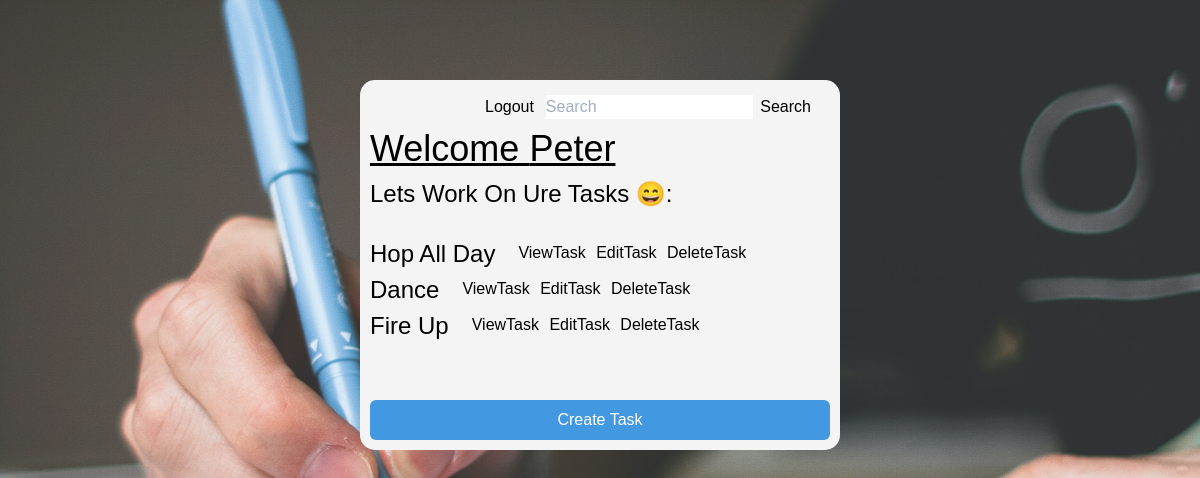
/Tasks (signed in), run on the app's committed database.
### to_do_listapp/models.py (models this page shows, shortened)
class User(AbstractUser):
    pass

class Task(models.Model):
    TASK_CHOICES=(
        ('complete', 'Complete'),
        ('incomplete','Incomplete'),
    )
    user = models.ForeignKey(User, on_delete=models.CASCADE, null=True, blank=True)
    title = models.CharField(max_length=100, null=True)
    description = models.TextField(null=True, blank=True)
    status = models.CharField(choices=TASK_CHOICES, max_length=10, null=True, blank=True)
    created_at = models.DateTimeField(auto_now_add=True)

### to_do_listapp/views.py (the view)
# urls.py: path('Tasks', views.Tasklist.as_view(), name='task-list'),
class Tasklist(LoginRequiredMixin, generic.ListView):
    template_name = 'index.html'
    context_object_name = 'task'
    def get_context_data(self, **kwargs):
        context = super(Tasklist, self).get_context_data(**kwargs)
        queryset = Task.objects.filter(user = self.request.user)
        search_input = self.request.GET.get('search') or ''
        if search_input:
            context['task'] = queryset.filter(title__icontains = search_input)
            context['search'] = search_input
        context.update({
            'incomplete': queryset.filter(status = 'incomplete').count() or queryset.filter(status__isnull=True).count()
        })
        return context
    def get_queryset(self):
        queryset = Task.objects.filter(user = self.request.user)
        return queryset

### to_do_listapp/templates/index.html (shortened to what this page needs)
<!DOCTYPE html>
<html lang="en">
<head>
    <link href="https://unpkg.com/tailwindcss@^1.0/dist/tailwind.min.css" rel="stylesheet">
    {% load static %}
    <link rel="stylesheet" href="{% static 'styless.css' %}">
</head>
<body>
    {% block content %}
    <div class="container">
        <div class="mt-20">
        <div class="boxx">
            <div class="header">
            <p> <a href="{% url 'logout' %}"><button class="text-black hover:bg-blue-600 rounded-md">Logout</button></a>&nbsp;&nbsp;
                <form method="get">
                        <input type="text"  placeholder="Search" name="search" value="{{search}}"/>
                        <a><button class="text-black hover:bg-blue-600 rounded-md">Search</button></a>
                </form>
            </p>
            </div>
            <h1 class="text-4xl text-black-500" style="text-decoration: underline;">Welcome {{user.username}}</h1>
            <h2 class="text-2xl">
                Lets work on ure tasks &#128516;:
            </h2>
            <br>
            {% for task in task %}
                <h3>
                    <div class="sl">
                    <div class="text-2xl">{{task.title}}</div>
                        <div class="button" style="margin-left: 20px;">
                        <a href="{% url 'task:task-view' task.id %}">
                            <button class="text-black hover:bg-blue-600 rounded-md">ViewTask</button>
                        </a>
                        <a href="{% url 'task:task-edit' task.id %}">
                            <button class="text-black hover:bg-blue-600 rounded-md">EditTask</button>
                        </a>
                        <a href="{% url 'task:task-delete' task.id %}">
                            <button class="text-black hover:bg-blue-600 rounded-md">DeleteTask</button>
                        </a>
                    </div>
                    </div>
                </h3>
            {% empty %}
            <h2>Hmmmmmmmm No Tasks..... Why not create a task? &#128513;</h2>
            {% endfor %}
            <br>
            <br>
                <h3><a href="{% url 'task:create' %}">
                    <button class="mt-2 w-full text-white bg-blue-500 hover:bg-blue-600 px-3 py-2 rounded-md">
                        Create Task
                    </button>
                </a>
            </h3>
        </div>
    </div>
    </div>
    {% endblock %}
</body>
</html>

### static/styless.css (style rules this page uses)
* { margin: 0; padding: 0; box-sizing: border-box; font-family: "cosmic Sans Ms", cursive, sans-serif; font-weight: 300; }
body { font-family: "cosmic Sans Ms", cursive, sans-serif; background-color: #b4b4b4; background-image: url(images/background2.jpg); background-size: cover; width: 100%; background-position: center; min-height: 100vh; }
.container { margin: auto; width: 40%; position: center; }
.boxx { box-sizing: border-box; background-color: #f4f4f4; padding: 10px; border: 3px gray; border-radius: 15px; text-transform: capitalize; align-items: center; }
.boxx a { text-decoration: none; }
.header { display: flex; margin-left: 7em; }
.sl { display: flex; }
button { border-radius: 3px; margin-top: 2px; padding: 3px; border: 3px, black; }

### data on the page
User: username "Peter"
Task: title "Hop All Day"
Task: title "Dance"
Task: title "Fire Up"
